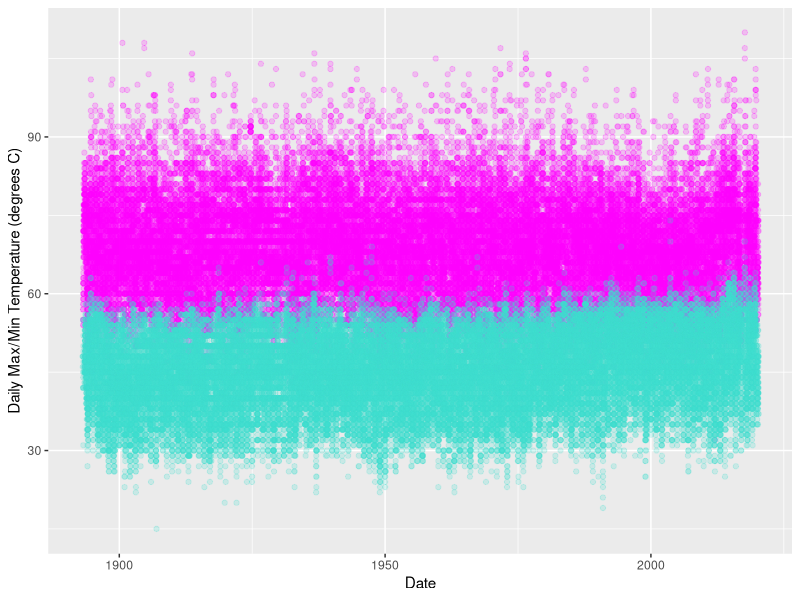
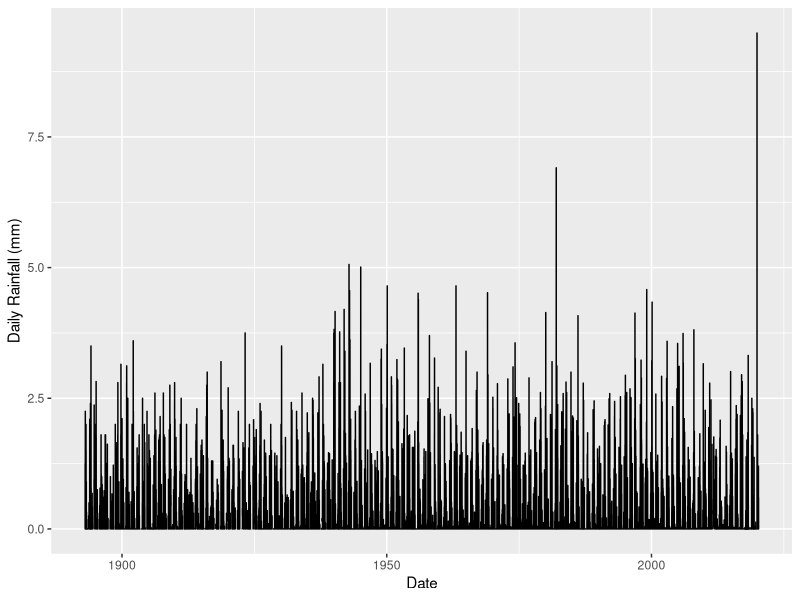
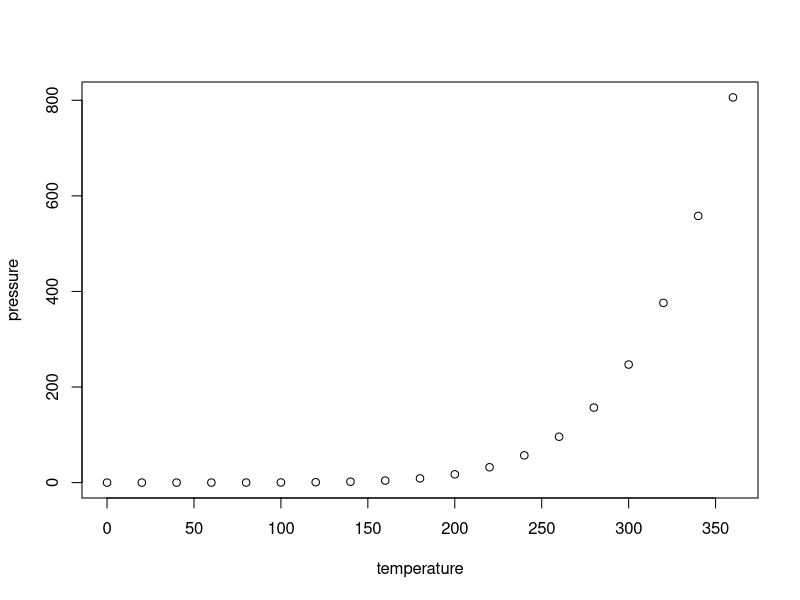

Write R code to recreate these figures, in order.
## ---- chunk 1
knitr::opts_chunk$set(echo = TRUE)
## ---- chunk 2

library(tidyverse)
library(lubridate)
library(chron)

# load santa cruz climate data from NOAA NCEI CDO

sc_climate_data <- read.csv("2102488.csv")


## ---- chunk 3

sc_data_clean <- sc_climate_data %>% 
  select(DATE,PRCP,TMAX,TMIN) %>% 
  mutate(date=ymd(.$DATE))


## ---- chunk 4

sc_tmax<- ggplot()+
  geom_point(data=sc_data_clean, aes(x=date, y=TMAX), color='magenta', alpha=0.2)+ 
  labs(y="Daily Max/Min Temperature (degrees C)", x="Date")+
  geom_point(data=sc_data_clean, aes(x=date, y=TMIN), color='turquoise', alpha=0.2)

sc_tmax
             
sc_rainfall <- ggplot(sc_data_clean, aes(x=date,y=PRCP))+
  geom_line()+ 
  labs(y="Daily Rainfall (mm)", x="Date")

sc_rainfall

## ---- chunk 5
plot(pressure)
